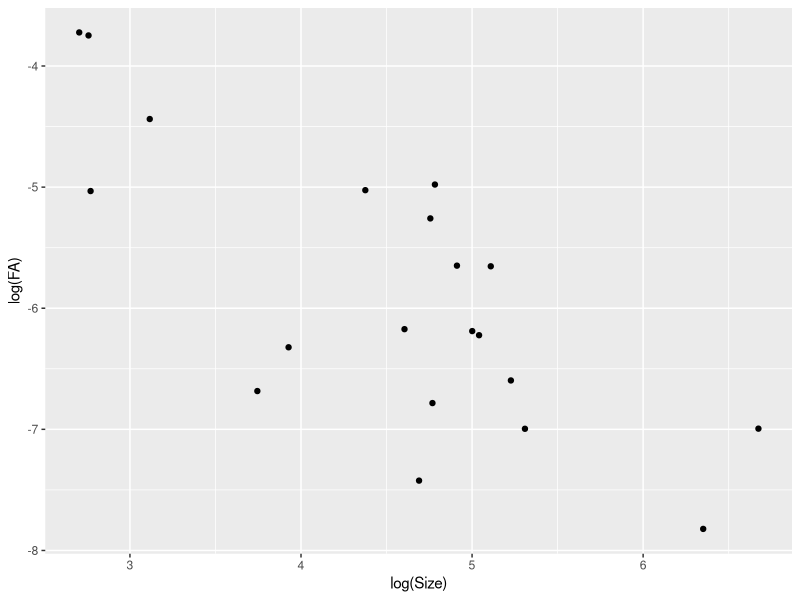

Write the R code that produced this figure. (Note: this script raises an error after producing the figure.)
library(reshape2)
library(doBy)


cop <- read.table("Copepoda.csv", sep = ";", head = T)


str(cop)


#Оценки парамтеров распределения значений признаков
MR <- summaryBy(Right ~ Trait, data = cop, FUN = function(x) mean(x, na.rm = T), keep.names = T) #Средний размер структуры справа

ML <- summaryBy(Left ~ Trait, data = cop, FUN = function(x) mean(x, na.rm = T), keep.names = T) #Средний размер структур слева

SDL <- summaryBy(Left ~ Trait, data = cop, FUN = function(x) sd(x, na.rm = T),  keep.names = T) #SD структуры слева

SDR <- summaryBy(Right ~ Trait, data = cop, FUN = function(x) sd(x, na.rm = T),  keep.names = T) #SD структуры справа


# Общая средняя
cop$Mean_LR <- (cop$Left + cop$Right)/2

MLR <- summaryBy(Mean_LR ~ Trait, data = cop, FUN = function(x) mean(x, na.rm = T), keep.names = T) #Средний размер структуры

SDLR <- summaryBy(Mean_LR ~ Trait, data = cop, FUN = function(x) sd(x, na.rm = T),  keep.names = T) #SD структуры
names(SDLR)[2] <- "SDLR"





FA_real <- data.frame(FA = rep(NA, length(unique(cop$Trait))))


for(i in 1:length(unique(cop$Trait))){
  Trait <- unique(cop$Trait)[i]
  x <- cop[cop$Trait == Trait, ]
  FA_real$Trait[i] <- as.character(Trait)
  Size <- mean(c(x$Left, x$Right), na.rm = T)
  FA_real$Size [i] <- Size
  L_R <- x$Left - x$Right
  FA_real$FA[i] <- sd(L_R, na.rm = T)^2/Size^2
}          


# Реальный паттерн связи FA и размера признака
library(ggplot2)
ggplot(FA_real, aes(x = log(Size), y = log(FA))) + geom_point()






#####Строим теоретические выбрки с теми же парамтерами, что и в реальных данных

Nsamp <- length(unique(cop$ID))

NTraits <- length(unique(cop$Trait))


# Первый подход - вычисляем правое значение через значение признака слева

# Это ключевые параметры, от которых зависит то, насколько будет варьировать отклоненение лева от права 

k_ad <- 1
k_mu <- 0.1

##################



Kad <- rnorm(Nsamp*NTraits, 0, 1*k) #Коэффициент асимметрии при аддитивной модели

Kmult <- rnorm(Nsamp*NTraits, 1, 1*k_mu )#Коэффициент асимметрии при мультипликативной модели.
#Важно! срденюю для жтого коэффициента нельзя брать равной нулю. Она должна быть равна 1. Вопрос: что такое дисперсия в этом случае? Она не может быть равна 1. При SD = 1 возможны отрицательные значения множителя.


# Создаем вектор теоретических значений Left для каждого признака для каждой особи


Trait_teor <- data.frame(ID = cop$ID, Sample = cop$Sample, Trait = cop$Trait) 

Left <- NULL 
  
# data.frame(Left_teor = NA)

Left_teor <- data.frame(Left_teor = rep(NA, Nsamp))

for(i in 1:length(unique(cop$Trait))){
  Trait <- unique(Trait_teor$Trait)[i]
  Left_teor$Left_teor[1:Nsamp] <- rnorm(Nsamp, ML[i,2], SDL[i,2])
  Left <- rbind(Left, Left_teor)  
}

head(Left)
# Left <- Left[-1,]


Trait_teor$Left_teor <- as.vector(Left[,1])


# соответствие реального и теоретического значений Left

qplot(cop$Left, Trait_teor$Left_teor) + geom_abline(slope = 1)




Trait_teor$R_mult <- Trait_teor$Left_teor * Kmult # размер струкуты справа, как функция от размера структуры слева при мультипликативной модели

Trait_teor$R_ad <- Trait_teor$Left_teor + Kad # размер струкуты справа, как функция от размера структуры слева при аддитивной модели


Trait_teor$R_comb <- Trait_teor$Left_teor * Kmult + Kad






# Соотношение реального и теоретического значение левого значения признаков
qplot(cop$Left, Trait_teor$Left_teor)

  coef(lm(cop$Left ~ Trait_teor$Left_teor))[2]



# # Соотношение реального и теоретического значение правого значения признаков
# qplot(cop$Right, Trait_teor$R_mult)
# 
#   coef(lm(cop$Right ~ Trait_teor$R_mult))[2]
# 
# 
# qplot(cop$Right, Trait_teor$R_ad)
# 
#   coef(lm(cop$Right ~ Trait_teor$R_ad))[2]
# 
# qplot(cop$Right, Trait_teor$R_comb)
# 
#   coef(lm(cop$Right ~ Trait_teor$R_comb))[2]
# 
  
# Все симулированные правые признаки на одном графике 
qplot(cop$Right, Trait_teor$R_mult, color = "red") + geom_point(aes(x = cop$Right, y = Trait_teor$R_ad), color = "blue", alpha = 0.5) + geom_point(aes(x = cop$Right, y = Trait_teor$R_comb), color = "green", alpha = 0.5 ) 
  


  
  
  
# Оценка флуктуирующей асимметрии в теоретических выборках и в реальной выборке  
  
FA_teor <- data.frame(FA = rep(NA, length(unique(cop$Trait))))


for(i in 1:length(unique(cop$Trait))){
  Trait <- unique(Trait_teor$Trait)[i]
  x <- Trait_teor[Trait_teor$Trait == Trait, ]
  FA_teor$Trait[i] <- as.character(Trait)
  
  # Size <- mean(c(x$Left), na.rm = T)
  Size <- MLR[i,2]
  FA_teor$Size [i] <- Size
  
  L_R_ad <- x$Left_teor - x$R_ad
  FA_teor$FA_ad[i] <- sd(L_R_ad, na.rm = T)^2/Size^2
  
  L_R_mult <- x$Left_teor - x$R_mult
  FA_teor$FA_mult[i] <- sd(L_R_mult, na.rm = T)^2/Size^2

  L_R_comb <- x$Left_teor - x$R_comb
  FA_teor$FA_comb[i] <- sd(L_R_comb, na.rm = T)^2/Size^2
  
}          



Teor_distr <- ggplot(FA_teor, aes(x = log(Size))) + 
  geom_point(aes(y = log(FA_ad)), color = "blue") + geom_smooth(aes(y = log(FA_ad)), color = "blue", method = "lm", se = F) +   
  geom_point(aes(y = log(FA_mult)), color = "red") + geom_smooth(aes(y = log(FA_mult)), color = "red", method = "lm", se = F) +
  geom_point(aes(y = log(FA_comb)), color = "green") + geom_smooth(aes(y = log(FA_comb)), color = "green", method = "lm", se = F) +
  theme_bw() +
  ylab("log(FA)")


Teor_distr + geom_point(data = FA_real, aes(x = log(Size), y = log(FA))) + geom_smooth(data = FA_real, aes(x = log(Size), y = log(FA)), method = "lm", color = "black") 



####Второй подход: Все вычисления строятся на отклонениях от среднего значения #####

Nsamp <- length(unique(cop$ID))

NTraits <- length(unique(cop$Trait))

# Это ключевые параметры, от которых зависит то, насколько будет варьировать отклоненение лева от права 

k_ad <- 1
k_mu <- 0.1

##################


#Важно! срденюю для этого коэффициента нельзя брать равной нулю. Она должна быть равна 1. Вопрос: что такое дисперсия в этом случае? Она не может быть равна 1. При SD = 1 возможны отрицательные значения множителя.


# Создаем вектор теоретических значений Left и Righ для каждого признака для каждой особи


Trait_teor <- data.frame(ID = cop$ID, Sample = cop$Sample, Trait = cop$Trait) 


Trait_teor <- merge(Trait_teor, MLR)

head(Trait_teor)


Kad <- rnorm(Nsamp*NTraits, 0, 1*k) #Коэффициент асимметрии при аддитивной модели

Trait_teor$Left_teor_ad <- Trait_teor$Mean_LR + Kad  

Kad <- rnorm(Nsamp*NTraits, 0, 1*k) #Коэффициент асимметрии при аддитивной модели

Trait_teor$Right_teor_ad <- Trait_teor$Mean_LR + Kad  



Kmult <- rnorm(Nsamp*NTraits, 1, 1*k_mu )#Коэффициент асимметрии при мультипликативной модели.

Trait_teor$Left_teor_mult <- Trait_teor$Mean_LR * Kmult  

Kmult <- rnorm(Nsamp*NTraits, 1, 1*k_mu )#Коэффициент асимметрии при мультипликативной модели.

Trait_teor$Right_teor_mult <- Trait_teor$Mean_LR * Kmult  



# Оценка флуктуирующей асимметрии в теоретических выборках и в реальной выборке  

FA_teor <- data.frame(FA = rep(NA, length(unique(cop$Trait))))


for(i in 1:length(unique(cop$Trait))){
  Trait <- unique(Trait_teor$Trait)[i]
  x <- Trait_teor[Trait_teor$Trait == Trait, ]
  FA_teor$Trait[i] <- as.character(Trait)
  
  Size <- MLR$Mean_LR[i]
  FA_teor$Size [i] <- Size
  
  L_R_ad <- x$Left_teor_ad - x$Right_teor_ad
  FA_teor$FA_ad[i] <- sd(L_R_ad, na.rm = T)^2/Size^2
  
  L_R_mult <- x$Left_teor_mult - x$Right_teor_mult
  FA_teor$FA_mult[i] <- sd(L_R_mult, na.rm = T)^2/Size^2
  
}          


Teor_distr <- ggplot(FA_teor, aes(x = log(Size))) + 
  geom_point(aes(y = log(FA_ad)), color = "blue") + geom_smooth(aes(y = log(FA_ad)), color = "blue", method = "lm", se = F) +   
  geom_point(aes(y = log(FA_mult)), color = "red") + geom_smooth(aes(y = log(FA_mult)), color = "red", method = "lm", se = F)  +
  theme_bw() +
  ylab("log(FA)")


Teor_distr + geom_point(data = FA_real, aes(x = log(Size), y = log(FA))) + geom_smooth(data = FA_real, aes(x = log(Size), y = log(FA)), method = "lm", color = "black") 








####Третий подход




k_ad <- 1
k_mu <- 0.01

##################


#Важно! срденюю для этого коэффициента нельзя брать равной нулю. Она должна быть равна 1. Вопрос: что такое дисперсия в этом случае? Она не может быть равна 1. При SD = 1 возможны отрицательные значения множителя.


# Создаем вектор теоретических значений Left и Righ для каждого признака для каждой особи


Trait_teor2 <- data.frame(ID = cop$ID, Sample = cop$Sample, Trait = cop$Trait) 



LR_teor <- NULL 

i=1

for(i in 1:length(unique(cop$Trait))){
  x <- data.frame(Left_teor_ad = rep(NA, Nsamp), Right_teor_ad = rep(NA, Nsamp), Left_teor_mult = rep(NA, Nsamp), Right_teor_mult = rep(NA, Nsamp))
  Trait <- unique(Trait_teor2$Trait)[i]
  
  Kad <- rnorm(Nsamp, 0, 1*k_ad) #Коэффициент асимметрии при аддитивной модели
  x$Left_teor_ad[1:Nsamp] <- rnorm(Nsamp, MLR[i,2], SDLR[i,2]) + Kad
  
  Kad <- rnorm(Nsamp, 0, 1*k_ad) #Коэффициент асимметрии при аддитивной модели
  x$Right_teor_ad[1:Nsamp] <- rnorm(Nsamp, MLR[i,2], SDLR[i,2]) + Kad
  
  Kmult <- rnorm(Nsamp, 1, 1*k_mu )#Коэффициент асимметрии при мультипликативной модели.
  x$Left_teor_mult[1:Nsamp] <- rnorm(Nsamp, MLR[i,2], SDLR[i,2]) * Kmult

  Kmult <- rnorm(Nsamp, 1, 1*k_mu )#Коэффициент асимметрии при мультипликативной модели.
  x$Right_teor_mult[1:Nsamp] <- rnorm(Nsamp, MLR[i,2], SDLR[i,2]) * Kmult
  
  LR_teor <- rbind(LR_teor, x)  
}

head(LR_teor)
# Left <- Left[-1,]


Trait_teor2 <- cbind (Trait_teor2, LR_teor)


# qplot(cop$Left, Trait_teor$Left_teor_ad)
# 
# qplot(cop$Right, Trait_teor$Right_teor_ad)
# 
# qplot(cop$Left, Trait_teor$Left_teor_mult)
# 
# qplot(cop$Right, Trait_teor$Right_teor_mult)



qplot(Trait_teor2$Left_teor_mult, Trait_teor$Left_teor_mult) + geom_abline(slope=1)
qplot(Trait_teor2$Right_teor_mult, Trait_teor$Right_teor_mult) + geom_abline(slope=1)


qplot(Trait_teor2$Left_teor_ad, Trait_teor$Left_teor_ad) + geom_abline(slope=1)
qplot(Trait_teor2$Right_teor_ad, Trait_teor$Right_teor_ad) + geom_abline(slope=1)



# Оценка флуктуирующей асимметрии в теоретических выборках и в реальной выборке  

FA_teor <- data.frame(FA = rep(NA, length(unique(cop$Trait))))


for(i in 1:length(unique(cop$Trait))){
  Trait <- unique(Trait_teor$Trait)[i]
  x <- Trait_teor[Trait_teor$Trait == Trait, ]
  FA_teor$Trait[i] <- as.character(Trait)
  
  Size <- MLR$Mean_LR[i]
  FA_teor$Size [i] <- Size
  
  L_R_ad <- x$Left_teor_ad - x$Right_teor_ad
  FA_teor$FA_ad[i] <- sd(L_R_ad, na.rm = T)^2/Size^2
  
  L_R_mult <- x$Left_teor_mult - x$Right_teor_mult
  FA_teor$FA_mult[i] <- sd(L_R_mult, na.rm = T)^2/Size^2
  
}          


Teor_distr <- ggplot(FA_teor, aes(x = log(Size))) + 
  geom_point(aes(y = log(FA_ad)), color = "blue") + geom_smooth(aes(y = log(FA_ad)), color = "blue", method = "lm", se = F) +   
  geom_point(aes(y = log(FA_mult)), color = "red") + geom_smooth(aes(y = log(FA_mult)), color = "red", method = "lm", se = F)  +
  theme_bw() +
  ylab("log(FA)")


Teor_distr + geom_point(data = FA_real, aes(x = log(Size), y = log(FA))) + geom_smooth(data = FA_real, aes(x = log(Size), y = log(FA)), method = "lm", color = "black") 







####Четвертый подход:  #####

Nsamp <- length(unique(cop$ID))

NTraits <- length(unique(cop$Trait))

# Это ключевые параметры, от которых зависит то, насколько будет варьировать отклоненение лева от права 

k_ad <- 1
k_mu <- 1

##################


#Важно! срденюю для жтого коэффициента нельзя брать равной нулю. Она должна быть равна 1. Вопрос: что такое дисперсия в этом случае? Она не может быть равна 1. При SD = 1 возможны отрицательные значения множителя.


# Создаем вектор теоретических значений Left и Righ для каждого признака для каждой особи


Trait_teor2 <- data.frame(ID = cop$ID, Sample = cop$Sample, Trait = cop$Trait) 


Trait_teor2 <- merge(Trait_teor2, MLR)

Trait_teor2 <- merge(Trait_teor2, SDLR, by = "Trait")


head(Trait_teor2)


# Kad <- rnorm(Nsamp*NTraits, 0, 1*k) #Коэффициент асимметрии при аддитивной модели


Trait_teor2$Left_teor_ad <- Trait_teor2$Mean_LR + rnorm(Nsamp*NTraits, 0, Trait_teor2$SDLR ) * k_ad  

Trait_teor2$Right_teor_ad <- Trait_teor2$Mean_LR + rnorm(Nsamp*NTraits, 0, Trait_teor2$SDLR ) * k_ad   



# Kmult <- rnorm(Nsamp*NTraits, 0, 1*k_mu )#Коэффициент асимметрии при мультипликативной модели.

# Trait_teor2$Mean_LR +

Trait_teor2$Left_teor_mult <-  abs((rnorm(Nsamp*NTraits, 0, Trait_teor2$SDLR) * k_mu)) *  Trait_teor2$Mean_LR

# Trait_teor2$Mean_LR +

Trait_teor2$Right_teor_mult <-  abs(rnorm(Nsamp*NTraits, 0, Trait_teor2$SDLR ) * k_mu) *  Trait_teor2$Mean_LR



Trait_teor2$Left_teor_comb <- Trait_teor2$Mean_LR + abs(rnorm(Nsamp*NTraits, 0, Trait_teor2$SDLR ) * k_mu)* Trait_teor2$Mean_LR + rnorm(Nsamp*NTraits, 0, Trait_teor2$SDLR ) * k_ad    


Trait_teor2$Right_teor_comb <- Trait_teor2$Mean_LR + abs(rnorm(Nsamp*NTraits, 0, Trait_teor2$SDLR )* k_mu) * Trait_teor2$Mean_LR + rnorm(Nsamp*NTraits, 0, Trait_teor2$SDLR ) * k_ad    



head(Trait_teor2)
# Оценка флуктуирующей асимметрии в теоретических выборках и в реальной выборке  

FA_teor2 <- data.frame(FA = rep(NA, length(unique(cop$Trait))))

i=1

for(i in 1:length(unique(cop$Trait))){
  Trait <- unique(Trait_teor2$Trait)[i]
  x <- Trait_teor2[Trait_teor2$Trait == Trait, ]
  FA_teor2$Trait[i] <- as.character(Trait)
  
  Size <- MLR$Mean_LR[i]
  FA_teor2$Size [i] <- Size
  
  L_R_ad <- x$Left_teor_ad - x$Right_teor_ad
  FA_teor2$FA_ad[i] <- sd(L_R_ad, na.rm = T)^2/Size^2
  
  L_R_mult <- x$Left_teor_mult - x$Right_teor_mult
  FA_teor2$FA_mult[i] <- sd(L_R_mult, na.rm = T)^2/Size^2
  
  L_R_comb <- x$Left_teor_comb - x$Right_teor_comb
  FA_teor2$FA_comb[i] <- sd(L_R_comb, na.rm = T)^2/Size^2
  
}          


Teor_distr <- ggplot(FA_teor2, aes(x = log(Size))) + 
  geom_point(aes(y = log(FA_ad)), color = "blue") + geom_smooth(aes(y = log(FA_ad)), color = "blue", method = "lm", se = F) +   
  geom_point(aes(y = log(FA_mult)), color = "red") + geom_smooth(aes(y = log(FA_mult)), color = "red", method = "lm", se = F)  +
   geom_point(aes(y = log(FA_comb)), color = "green") + geom_smooth(aes(y = log(FA_comb)), color = "green", method = "lm", se = F)  +
  theme_bw() +
  ylab("log(FA)")



Teor_distr + geom_point(data = FA_real, aes(x = log(Size), y = log(FA))) + geom_smooth(data = FA_real, aes(x = log(Size), y = log(FA)), method = "lm", color = "black") 






#Подход 5##
# В этом подходе мы оцениваем парамтеры распределеиня k_ad и k_mult

k_add_param <- summaryBy((Right - Mean_LR)  ~ Trait, data = cop, FUN = function(x) c(mean(x, na.rm = T), sd(x, na.rm = T)))


names(k_add_param) <- c("Trait", "K_ad_Right", "SD_K_ad")

# k_add_param - датафрейм со средними и Sd для отклонений правых признаков от среднего значения.  



k_mult_param <- summaryBy((Right / Mean_LR)  ~ Trait, data = cop, FUN = function(x) c(mean(x, na.rm = T), sd(x, na.rm = T)))


names(k_mult_param) <- c("Trait", "K_mult_Right", "SD_K_mult")


# k_mult_param - датафрейм со средними и Sd для отклонений правых признаков от среднего значения.  


Nsamp <- length(unique(cop$ID))

NTraits <- length(unique(cop$Trait))




Trait_teor3 <- data.frame(ID = cop$ID, Sample = cop$Sample, Trait = cop$Trait) 


Trait_teor3 <- merge(Trait_teor3, MLR)

Trait_teor3 <- merge(Trait_teor3, SDLR, by = "Trait")


Trait_teor3 <- merge(Trait_teor3, k_add_param, by = "Trait")

Trait_teor3 <- merge(Trait_teor3, k_mult_param, by = "Trait")


head(Trait_teor3)



# Аддитивная модель
Trait_teor3$Left_teor_ad <- rnorm(nrow(Trait_teor3), Trait_teor3$Mean_LR,Trait_teor3$SDLR)  - rnorm(nrow(Trait_teor3), Trait_teor3$K_ad_Right, Trait_teor3$SD_K_ad)


Trait_teor3$Right_teor_ad <- rnorm(nrow(Trait_teor3), Trait_teor3$Mean_LR,Trait_teor3$SDLR) + rnorm(nrow(Trait_teor3), Trait_teor3$K_ad_Right, Trait_teor3$SD_K_ad)



# Мультипликативная модель


Trait_teor3$Left_teor_mult <-  rnorm(nrow(Trait_teor3), Trait_teor3$Mean_LR,Trait_teor3$SDLR) * rnorm(nrow(Trait_teor3), Trait_teor3$K_mult_Right, Trait_teor3$SD_K_mult) 


Trait_teor3$Right_teor_mult <-   rnorm(nrow(Trait_teor3), Trait_teor3$Mean_LR,Trait_teor3$SDLR) * rnorm(nrow(Trait_teor3), Trait_teor3$K_mult_Right, Trait_teor3$SD_K_mult) 





# Оценка флуктуирующей асимметрии в теоретических выборках и в реальной выборке  

FA_teor3 <- data.frame(FA = rep(NA, length(unique(cop$Trait))))

i=1

for(i in 1:length(unique(cop$Trait))){
  Trait <- unique(Trait_teor3$Trait)[i]
  x <- Trait_teor3[Trait_teor3$Trait == Trait, ]
  FA_teor3$Trait[i] <- as.character(Trait)
  
  Size <- MLR$Mean_LR[i]
  FA_teor3$Size [i] <- Size
  
  L_R_ad <- x$Left_teor_ad - x$Right_teor_ad
  FA_teor3$FA_ad[i] <- sd(L_R_ad, na.rm = T)^2/Size^2
  
  L_R_mult <- x$Left_teor_mult - x$Right_teor_mult
  FA_teor3$FA_mult[i] <- sd(L_R_mult, na.rm = T)^2/Size^2
  # 
  # L_R_comb <- x$Left_teor_comb - x$Right_teor_comb
  # FA_teor2$FA_comb[i] <- sd(L_R_comb, na.rm = T)^2/Size^2
  # 
}          


Teor_distr <- ggplot(FA_teor3, aes(x = log(Size))) + 
  geom_point(aes(y = log(FA_ad)), color = "blue") + geom_smooth(aes(y = log(FA_ad)), color = "blue", method = "lm", se = F) +   
  geom_point(aes(y = log(FA_mult)), color = "red") + geom_smooth(aes(y = log(FA_mult)), color = "red", method = "lm", se = F)  +
  theme_bw() +
  ylab("log(FA)")



Teor_distr + geom_point(data = FA_real, aes(x = log(Size), y = log(FA))) + geom_smooth(data = FA_real, aes(x = log(Size), y = log(FA)), method = "lm", color = "black") 






Means_for_traits <- summaryBy(Mean_LR + Left_teor_ad + Left_teor_mult ~ Trait, data = Trait_teor3 )


